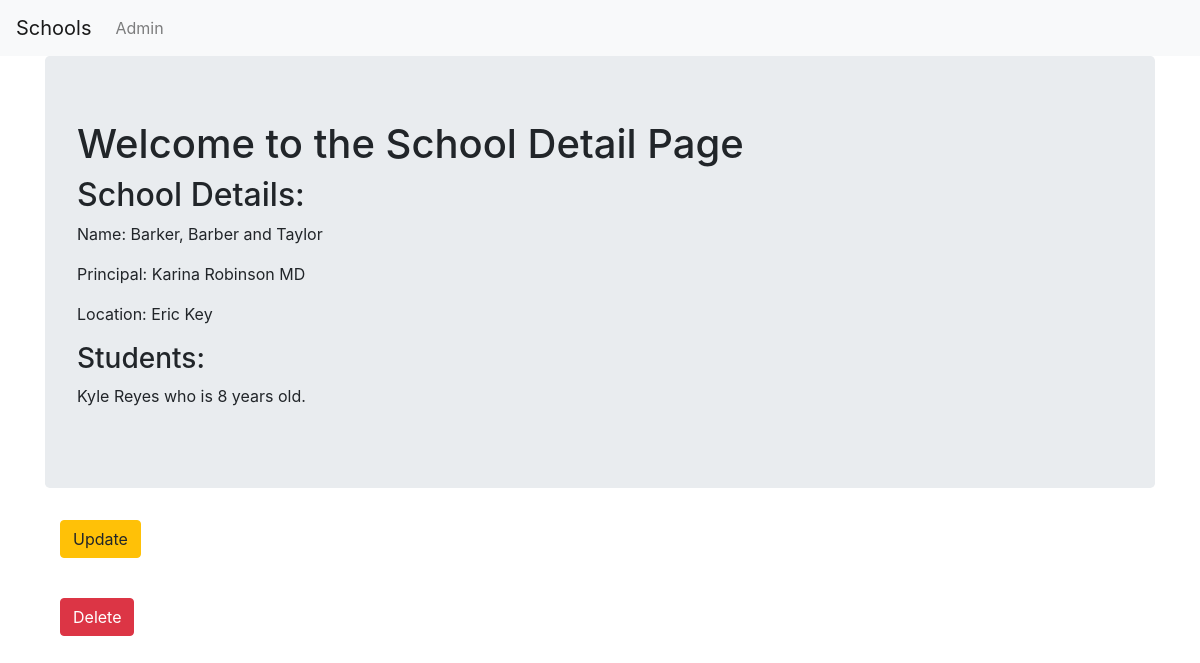
Page /basic_app/2/ on the committed database.
### basic_app/models.py (models this page shows, shortened)
class School(models.Model):
    name = models.CharField(max_length = 256)
    principal = models.CharField(max_length = 256)
    location = models.CharField(max_length = 256)

class Student(models.Model):
    name = models.CharField(max_length = 256)
    age = models.PositiveIntegerField()
    school = models.ForeignKey(School, related_name = 'students', on_delete = models.CASCADE)

### basic_app/views.py (the view)
# urls.py: url(r'^(?P<pk>\d+)/$', views.SchoolDetailView.as_view(), name='detail'),
class SchoolDetailView(DetailView):
    context_object_name = 'school_detail'
    model = models.School
    template_name = 'basic_app/school_detail.html'

### basic_app/templates/basic_app/school_detail.html
{% extends 'basic_app/basic_app_base.html' %}
{% block body_block %}
<div class="jumbotron">
  <h1>Welcome to the School Detail Page</h1>
  <h2>School Details:</h2>
  <p>Name: {{ school_detail.name }}</p>
  <p>Principal: {{ school_detail.principal }}</p>
  <p>Location: {{ school_detail.location }}</p>
  <h3>Students:</h3>
  {% for student in school_detail.students.all %}
  <p>{{ student.name }} who is {{ student.age }} years old.</p>
  {% endfor %}
</div>
<div class="container">
  <p><a class="btn btn-warning" href="{% url 'basic_app:update' pk=school_detail.pk %}#">Update</a></p>
  <br>
  <p><a class="btn btn-danger" href="{% url 'basic_app:delete' pk=school_detail.pk %}#">Delete</a></p>
</div>
{% endblock %}

### rows in the picture
School: name "Barker, Barber and Taylor", principal "Karina Robinson MD", location "Eric Key"
Student: name "Kyle Reyes", age "8"
